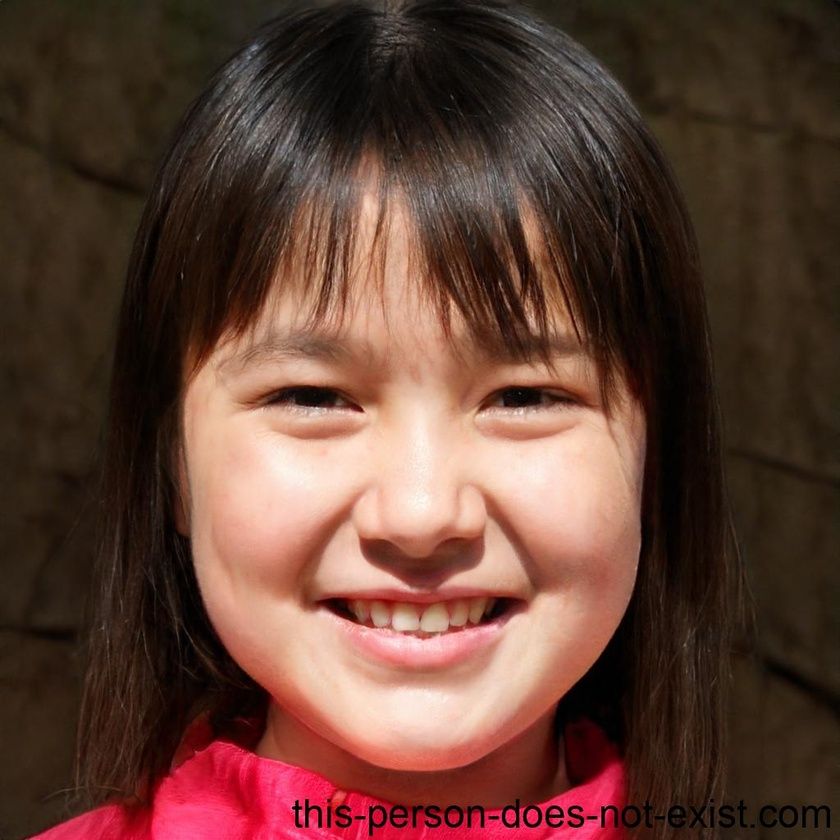
#> input picture seed_assets/portraits_source/p1.jpg, 840 x 840 px, shrunk from 1024 x 1024 before the run; its folder holds 4 pictures in this run
$ python prepare_portraits.py
#> lines starting #> are read from the running program, lines starting #| are printed output that depends on the picture
#!/usr/bin/env python3
"""Menyiapkan potret demo: memangkas watermark dan menormalkan bingkai.

Sumber asli disimpan di ``seed_assets/portraits_source``. Hasil bersih
ditulis ke ``seed_assets/portraits`` agar dapat dipakai seed dan komposit
dokumentasi. Watermark penyedia potret AI berada di tepi atas/bawah,
sehingga pemangkasan vertikal menghilangkannya tanpa merusak wajah.
"""

from __future__ import annotations

from pathlib import Path

from PIL import Image

BASE = Path(__file__).resolve().parent.parent
SOURCE = BASE / "seed_assets" / "portraits_source"
TARGET = BASE / "seed_assets" / "portraits"

TOP_CROP = 0.11
BOTTOM_CROP = 0.12


def prepare() -> None:
    SOURCE.mkdir(parents=True, exist_ok=True)
    TARGET.mkdir(parents=True, exist_ok=True)

    for path in sorted(SOURCE.glob("*.jpg")):
        target = TARGET / path.name
        image = Image.open(path).convert("RGB")
#> image is the input picture: PIL image 840x840 RGB; mean R, G, B 96.3, 63.3, 52
        width, height = image.size
#> width = 840; height = 840
        top = int(height * TOP_CROP)
#> top = 92
        bottom = height - int(height * BOTTOM_CROP)
#> bottom = 740
        cleaned = image.crop((0, top, width, bottom))
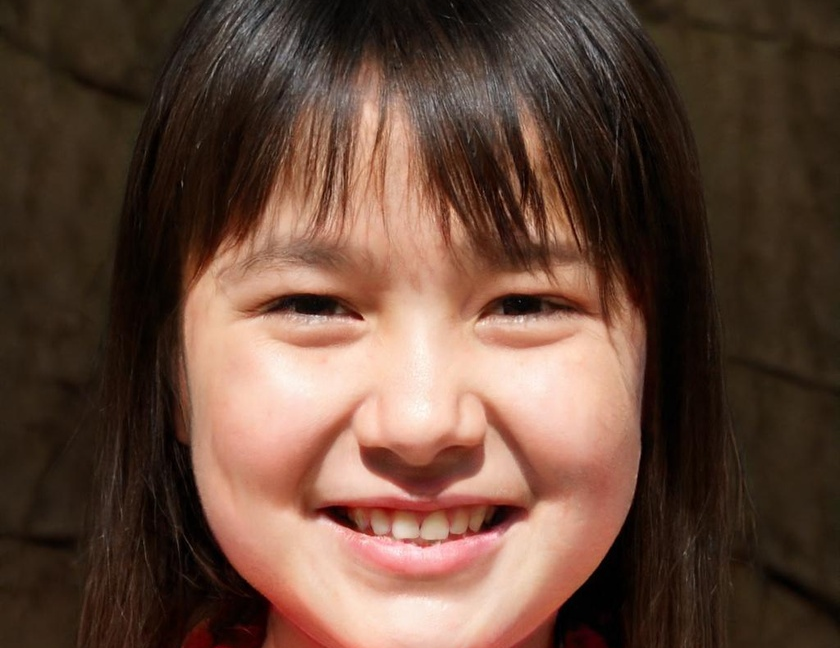
#> cleaned: PIL image 840x648 RGB; mean R, G, B 99.8, 71.6, 57.5
        cleaned.save(target, format="JPEG", quality=92, optimize=True, progressive=True)
        print(f"{path.name:16s} {width}x{height} -> {cleaned.width}x{cleaned.height}")
#| p1.jpg           840x840 -> 840x648
#> pass 2 of the loop in prepare, `for path in sorted(SOURCE.glob("*.jpg")):`:
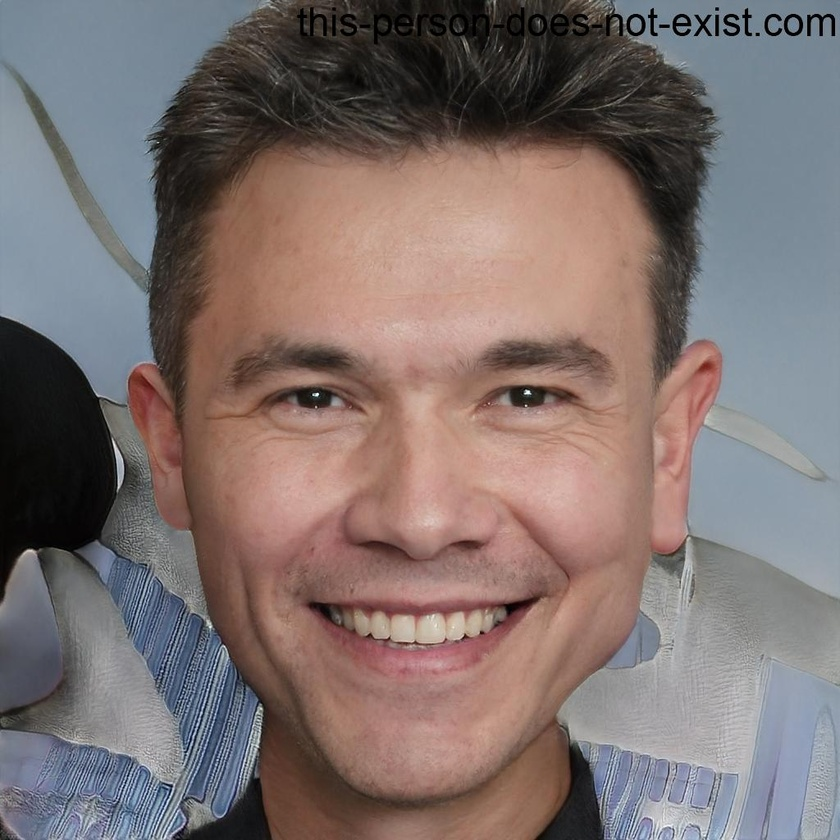
#> input picture seed_assets/portraits_source/p10.jpg, 840 x 840 px, shrunk from 1024 x 1024 before the run
#> in prepare, image is the input picture: PIL image 840x840 RGB; mean R, G, B 125.9, 112.5, 110.7
#> in prepare, `cleaned = image.crop((0, top, width, bottom))`:
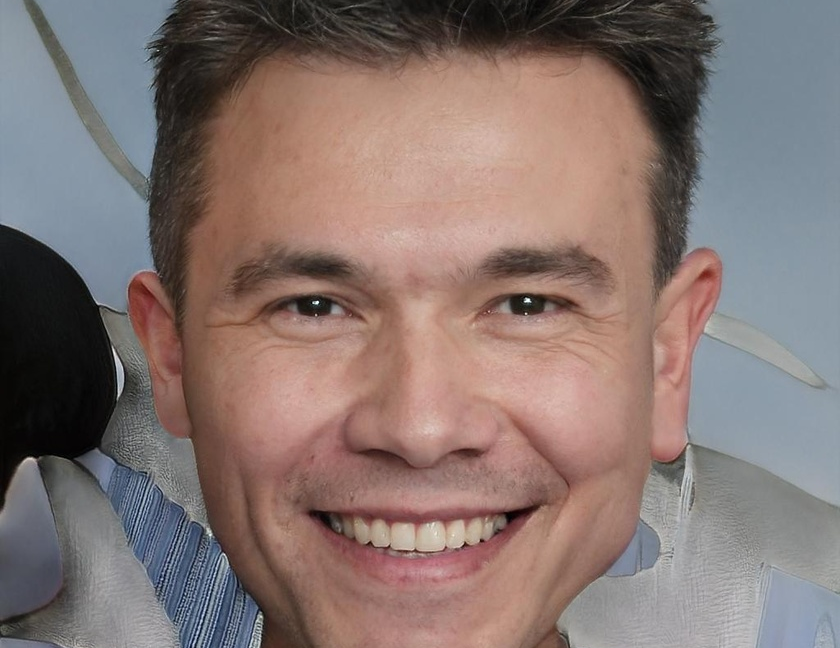
#> cleaned: PIL image 840x648 RGB; mean R, G, B 133.3, 116.3, 112.5
#| p10.jpg          840x840 -> 840x648
#> pass 3 of the loop in prepare, `for path in sorted(SOURCE.glob("*.jpg")):`:
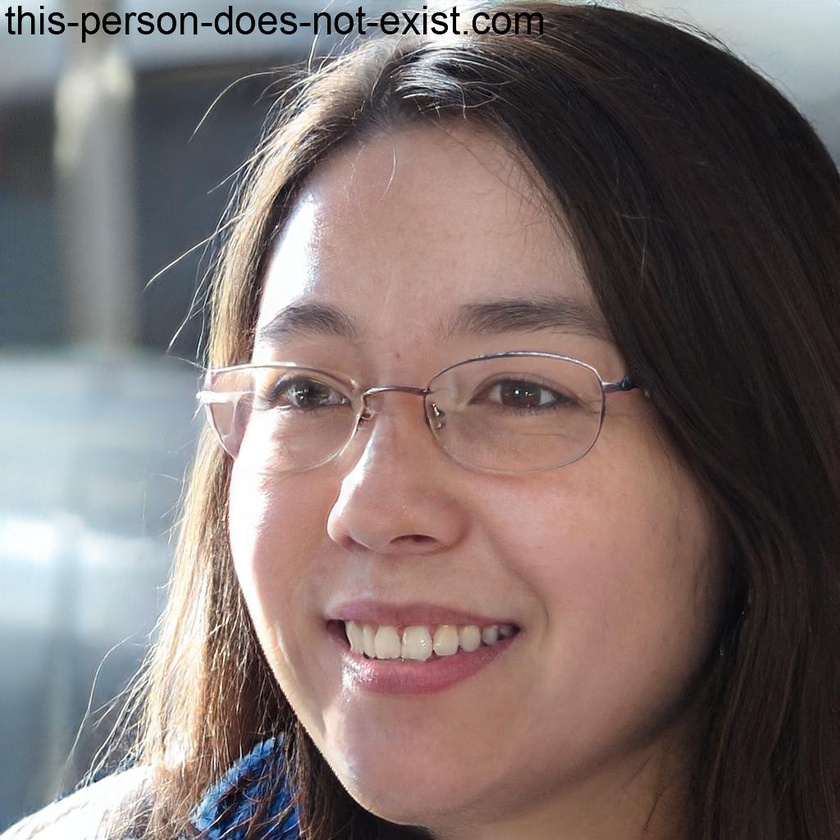
#> input picture seed_assets/portraits_source/p11.jpg, 840 x 840 px, shrunk from 1024 x 1024 before the run
#> in prepare, image is the input picture: PIL image 840x840 RGB; mean R, G, B 124.3, 111.5, 109.4
#> in prepare, `cleaned = image.crop((0, top, width, bottom))`:
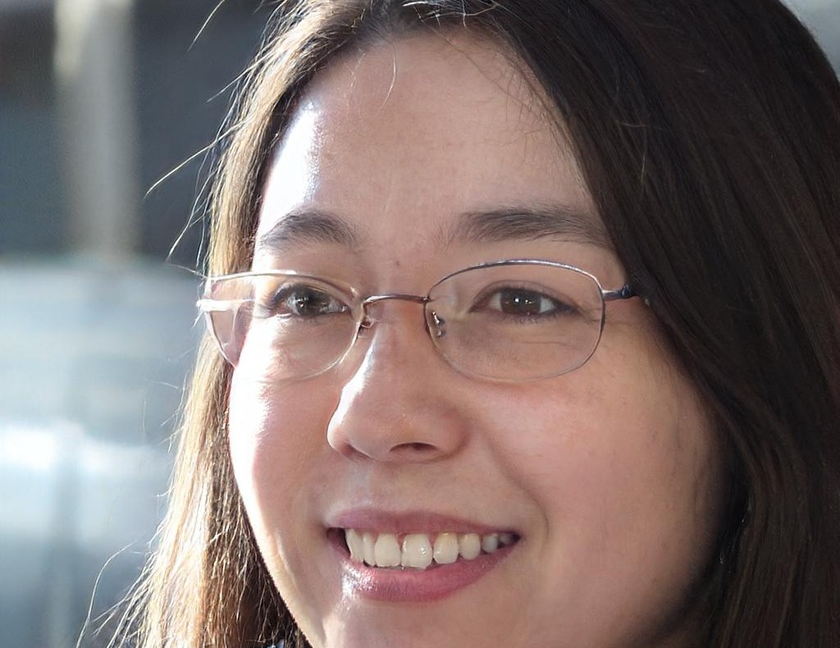
#> cleaned: PIL image 840x648 RGB; mean R, G, B 126.7, 112, 109.2
#| p11.jpg          840x840 -> 840x648
#> the loop made 4 passes; the first 3 are shown


if __name__ == "__main__":
    prepare()
